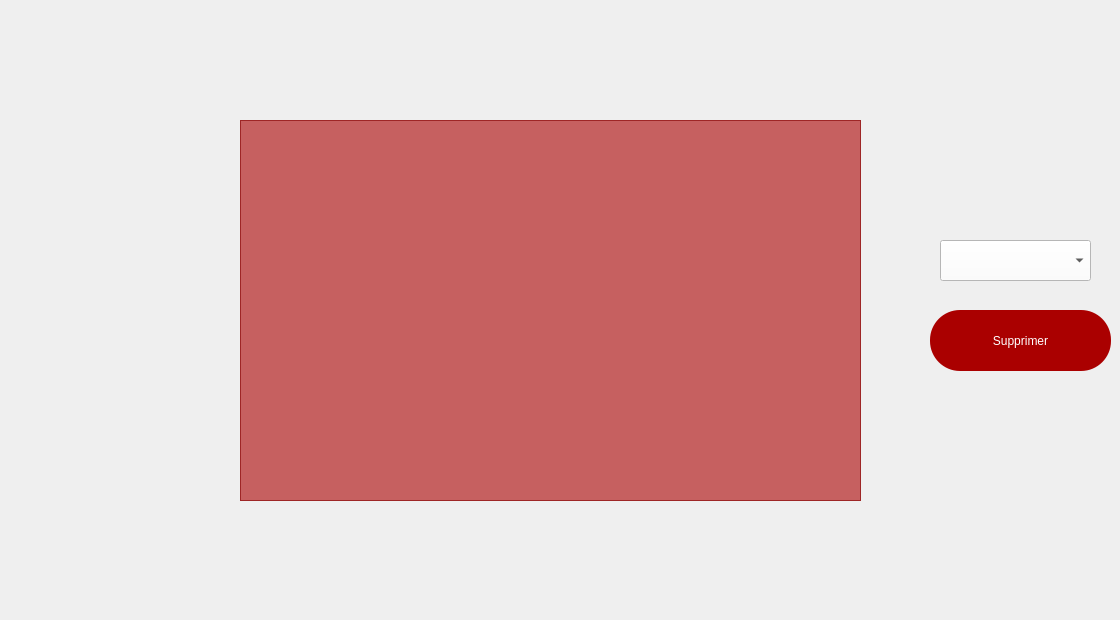
    <widget class="QWidget" name="supprimerp_2">
     <widget class="QTableView" name="tableView">
      <property name="geometry">
       <rect>
        <x>240</x>
        <y>120</y>
        <width>621</width>
        <height>381</height>
       </rect>
      </property>
      <property name="styleSheet">
       <string notr="true">font: 16pt &quot;MS Shell Dlg 2&quot;;
background-color: rgb(170, 0, 0,60%);</string>
      </property>
     </widget>
     <widget class="QComboBox" name="comboBox">
      <property name="geometry">
       <rect>
        <x>940</x>
        <y>240</y>
        <width>151</width>
        <height>41</height>
       </rect>
      </property>
      <property name="styleSheet">
       <string notr="true">background-color: rgb(255, 255, 255);
font: 10pt &quot;MS Shell Dlg 2&quot;;</string>
      </property>
     </widget>
     <widget class="QPushButton" name="supp">
      <property name="geometry">
       <rect>
        <x>930</x>
        <y>310</y>
        <width>181</width>
        <height>61</height>
       </rect>
      </property>
      <property name="styleSheet">
       <string notr="true">font: 16pt &quot;MS Shell Dlg 2&quot;;
color: rgb(255, 255, 255);
background-color: rgb(170, 0, 0);
border-radius: 30px;</string>
      </property>
      <property name="text">
       <string>Supprimer</string>
      </property>
      <property name="icon">
       <iconset>
        <normaloff>rs/delete.png</normaloff>rs/delete.png</iconset>
      </property>
      <property name="iconSize">
       <size>
        <width>25</width>
        <height>25</height>
       </size>
      </property>
     </widget>
     <widget class="QPushButton" name="pushButton_4">
      <property name="geometry">
       <rect>
        <x>70</x>
        <y>550</y>
        <width>81</width>
        <height>61</height>
       </rect>
      </property>
      <property name="text">
       <string/>
      </property>
      <property name="icon">
       <iconset resource="rs.qrc">
        <normaloff>:/img/rs/retour.png</normaloff>:/img/rs/retour.png</iconset>
      </property>
      <property name="iconSize">
       <size>
        <width>60</width>
        <height>60</height>
       </size>
      </property>
      <property name="autoDefault">
       <bool>false</bool>
      </property>
      <property name="default">
       <bool>false</bool>
      </property>
      <property name="flat">
       <bool>true</bool>
      </property>
     </widget>
    </widget>
